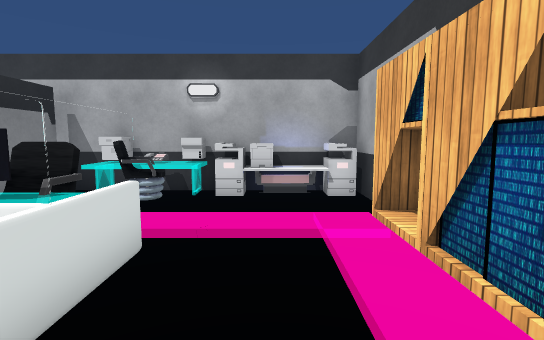
View 1 (above)

13 first-person views from a walk through a 3-D level made in the Unity game engine. The camera is 1.5 m above the floor, tilts 6° down and sees 85° across. Doors are open. The floor is counted in squares, 1 m on a side. Each view is taken from the middle of a square. On the plan, view 1 faces up. The plan holds only what a view shows up to about 15 squares ahead; the rest is blank. The place goes on beyond the plan. The player is left out. Some surface patterns are stand-ins.

View 2
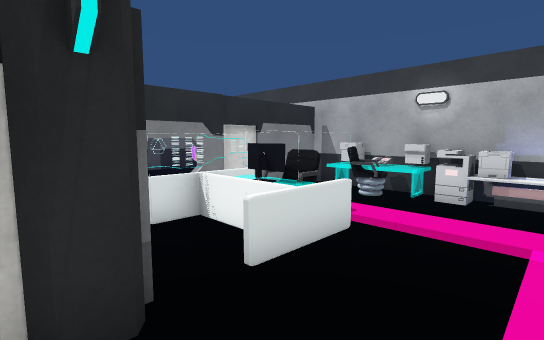

View 3
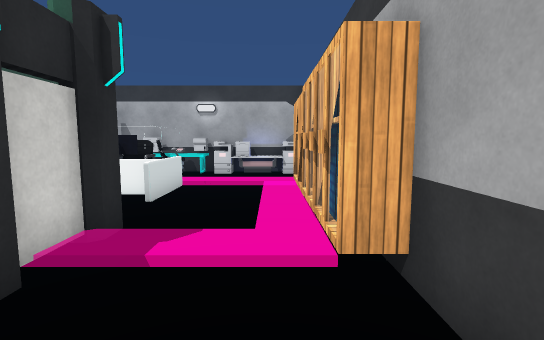

View 4
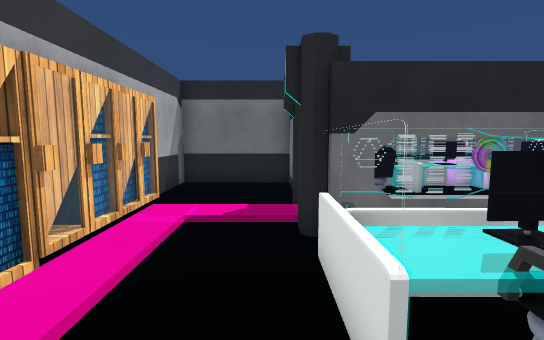

View 5
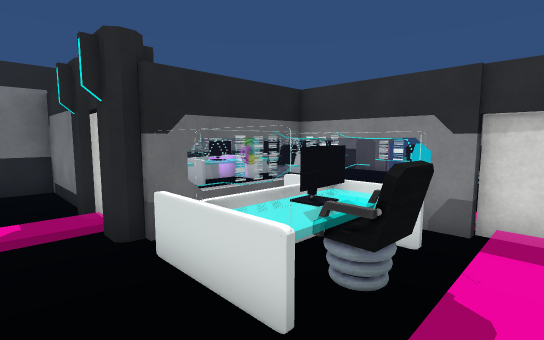

View 6
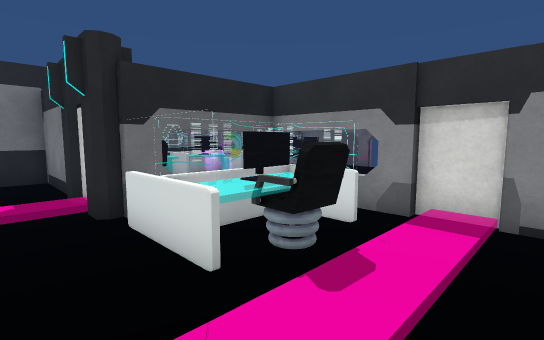

View 7
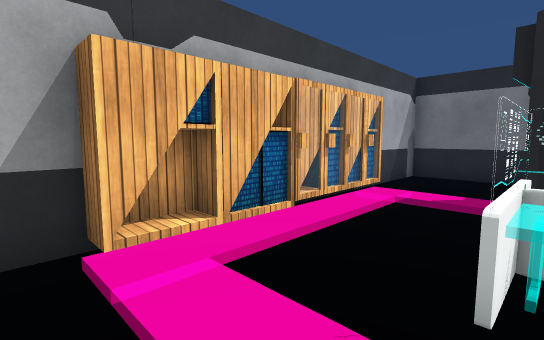

View 8
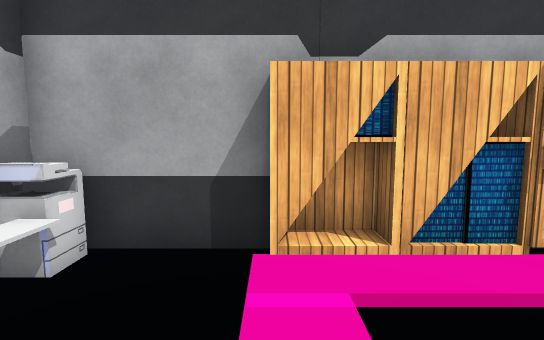

View 9
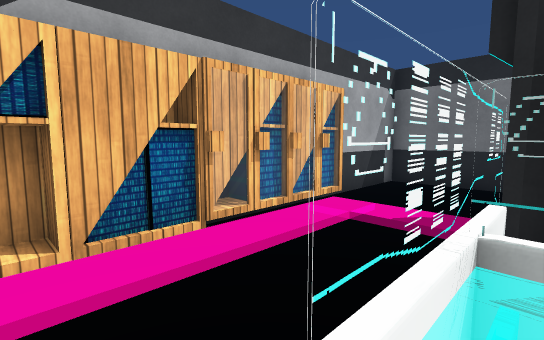

View 10
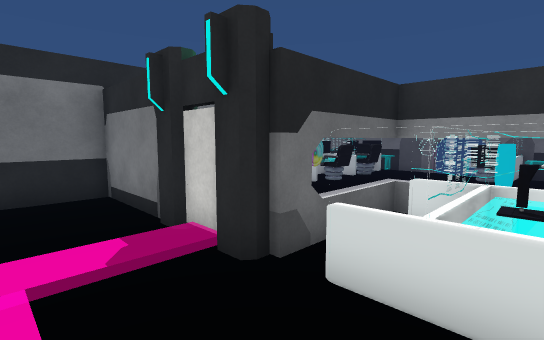

View 11
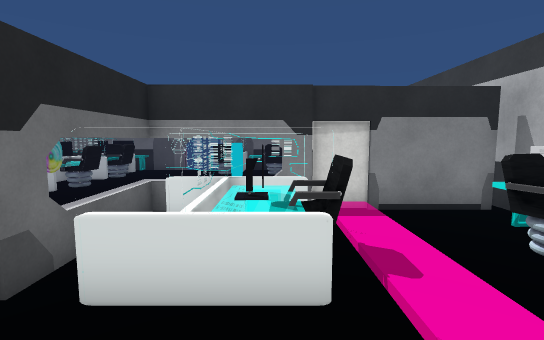

View 12
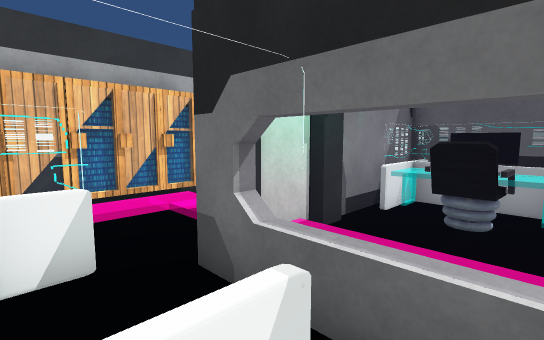

View 13
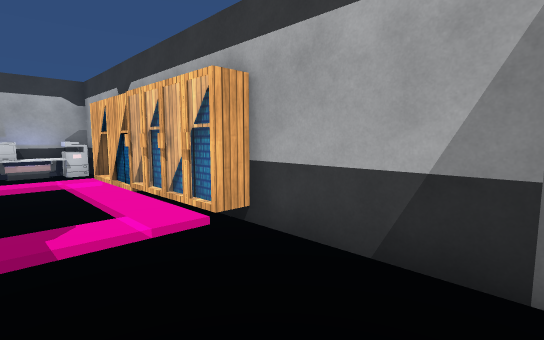

### Floor plan
Key: @ floor where view 1 was taken; # wall or solid block; . main floor; : floor 0.25 m higher than the main floor; = window, fence, low wall or low ledge; P printer; C chair; A cabinet; M monitor; L column; R portal; O other object.
Columns run from 8 left of view 1 to 3 right of it. Each row starts with its distance up from view 1.
  9  ###==######
  8   #PPOPPPPP#
  7   #.CC ....#
  6   #..C.....#
  5   #:::::::##
  4   #..C...:A#
  3   =  M ..:A#
  2   =.   ..:A#
  1   = O O..:A#
  0   #=##L.@:=#
 -1       #:::A
 -2     ..L...##
 -3 OR= CC#....#
 -4  MM M #..  #
 -5       #... #
 -6    O ##.   #
 -7 ###########

Positions as (right, up) in squares from view 1, and headings:
1: (0, 0), facing up
2: (1, -1), facing up-left
3: (1, -5), facing up
4: (-1, 5), facing down
5: (0, 5), facing down-left
6: (0, 6), facing down-left
7: (-2, 6), facing down-right
8: (-2, 5), facing right
9: (-2, 4), facing down-right
10: (1, 3), facing down-left
11: (1, 3), facing left
12: (-5, 2), facing down-right
13: (-1, -6), facing up-right
